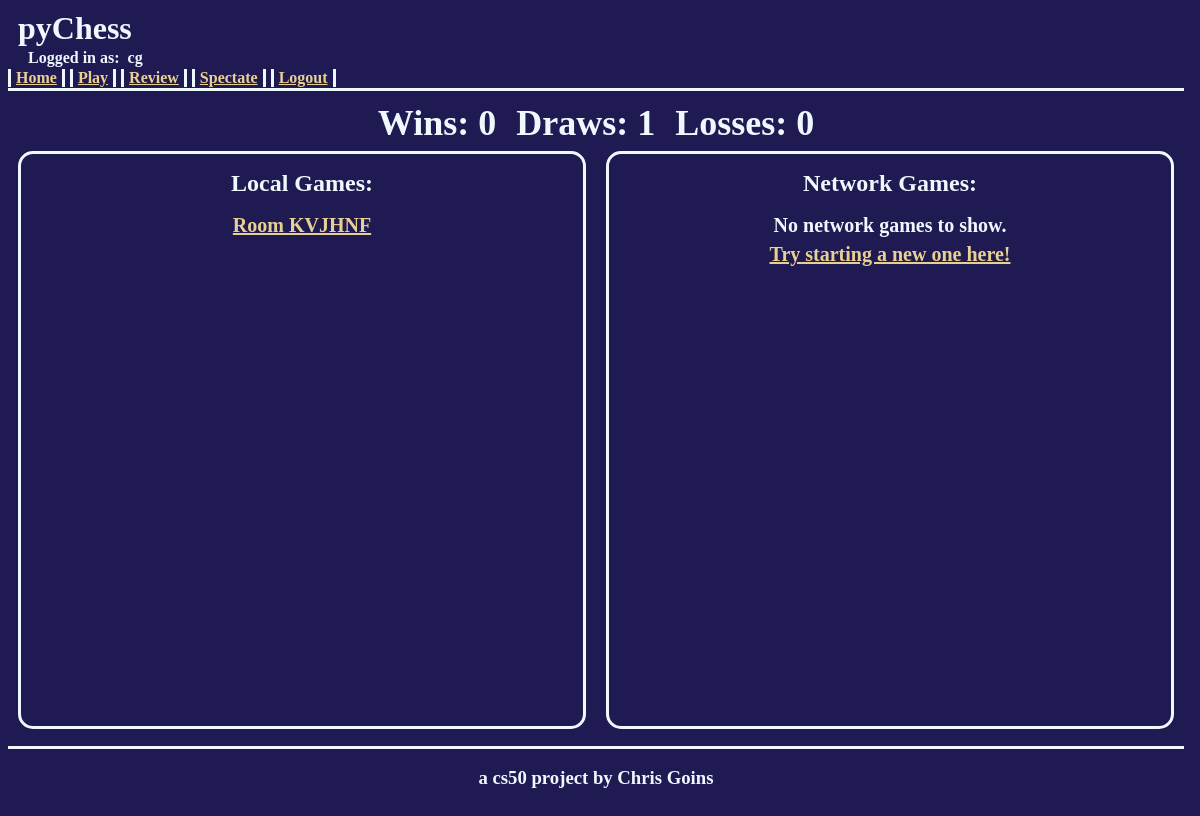
The page / (signed in) on the database as committed earlier.
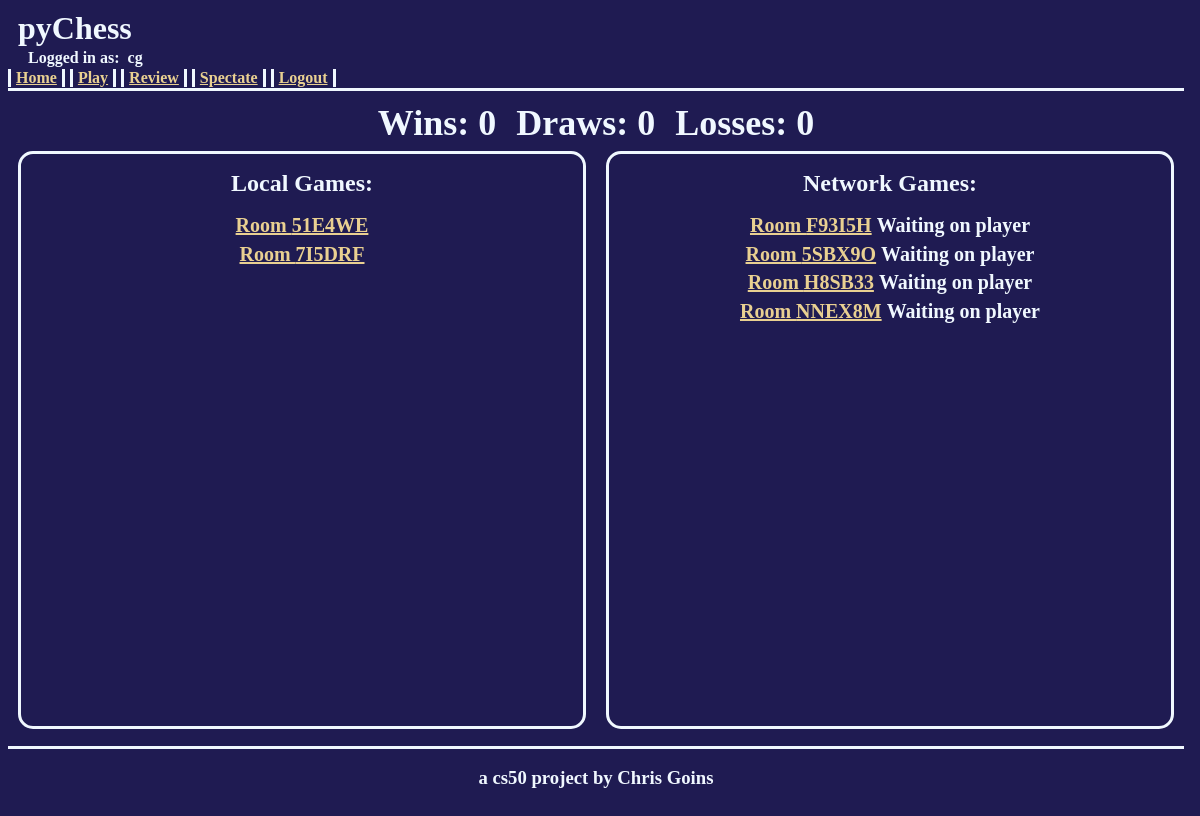
The same page on the database as committed later.
### pychess/models.py (models this page shows, shortened)
class Game(models.Model):
    roomCode = models.CharField(max_length=6, unique=True, null=True, blank=True)
    player1 = models.ForeignKey(User, on_delete=models.CASCADE, related_name="player1")
    player2 = models.ForeignKey(User, on_delete=models.CASCADE, related_name="player2", null=True, blank=True)
    isActive = models.BooleanField()
    winner = models.ForeignKey(User, on_delete=models.CASCADE, related_name="winner", null=True, blank=True)

### pychess/views.py (the view, shortened to what this page needs)
# urls.py: path("", views.index, name="index"),
def index(request):
    if request.user.is_authenticated:
        localGames = Game.objects.filter(player1 = request.user, player2 = request.user, isActive=True)
        activeNetworkGames = []
        netGameQuery = Game.objects.filter(player1 = request.user, isActive=True).exclude(player2 = request.user)
        for game in netGameQuery:
            activeNetworkGames.append(game)
        netGameQuery = Game.objects.filter(player2 = request.user,isActive=True).exclude(player1 = request.user)
        for game in netGameQuery:
            activeNetworkGames.append(game)
        completedGames = {}
        completedGames['wins'] = 0
        completedGames['draws'] = 0
        completedGames['losses'] = 0
        netGameQuery = Game.objects.filter(player1 = request.user, isActive=False).exclude(player2=request.user)
        for game in netGameQuery:
            if game.winner == request.user:
                completedGames['wins'] += 1
            elif game.winner == None:
                completedGames['draws'] += 1
            else:
                completedGames['losses'] += 1
        netGameQuery = Game.objects.filter(player2 = request.user, isActive=False).exclude(player1=request.user)
        return render(request, 'pychess/index.html', {'localGames':localGames, 'networkGames':activeNetworkGames, 'completedGames':completedGames})
    else:
        return redirect(loginView)

### pychess/templates/pychess/index.html (shortened to what this page needs)
{% extends "pychess/layout.html" %}
{% block body %}
    <div class="playerStats">
        <div class="stat">Wins: {{ completedGames.wins }}</div>
        <div class="stat">Draws: {{ completedGames.draws }}</div>
        <div class="stat">Losses: {{ completedGames.losses }}</div>
    </div>
    <div class="tableContainer">
        <div class="infoTable">
            <div class="infoHeader">Local Games:</div>
            {% for game in localGames %}
                <div class="infoItem">
                    <a href="{% url 'localGame' %}?room={{game.roomCode}}">Room {{ game.roomCode }}</a>
                </div>
            {% empty %}
                <div class="infoItem">No local games to show.</div>
                <div class="infoItem"><a href="{% url 'play' %}">Try starting a new one here!</a></div>
            {% endfor %}
        </div>
        <div class="infoTable">
            <div class="infoHeader">Network Games:</div>
            {% for game in networkGames %}
                <div class="infoItem">
                    <a href="{% url 'networkGame' %}?room={{game.roomCode}}">Room {{ game.roomCode }}</a>
                    {% if game.player2 %}
                        {% if request.user == game.player1 %}
                            <span>Against: {{ game.player2 }}</span>
                        {% else %}
                            <span>Against: {{ game.player1 }}</span>
                        {% endif %}
                    {% else %}
                        <span>Waiting on player</span>
                    {% endif %}
                </div>
            {% empty %}
                <div class="infoItem">No network games to show.</div>
                <div class="infoItem"><a href="{% url 'play' %}">Try starting a new one here!</a></div>
            {% endfor %}
        </div>
    </div>
{% endblock %}

Rows that differ between the two databases and show on the page:
removed Game: roomCode "KVJHNF"
added Game: roomCode "51E4WE"
added Game: roomCode "7I5DRF"
added Game: roomCode "F93I5H", shows "Waiting on player"
added Game: roomCode "5SBX9O", shows "Waiting on player"
added Game: roomCode "H8SB33", shows "Waiting on player"
added Game: roomCode "NNEX8M", shows "Waiting on player"
Other text that changed with them:
{{ completedGames.draws }}: "1" → "0"
text no longer shown: "No network games to show. Try starting a new one here!"
